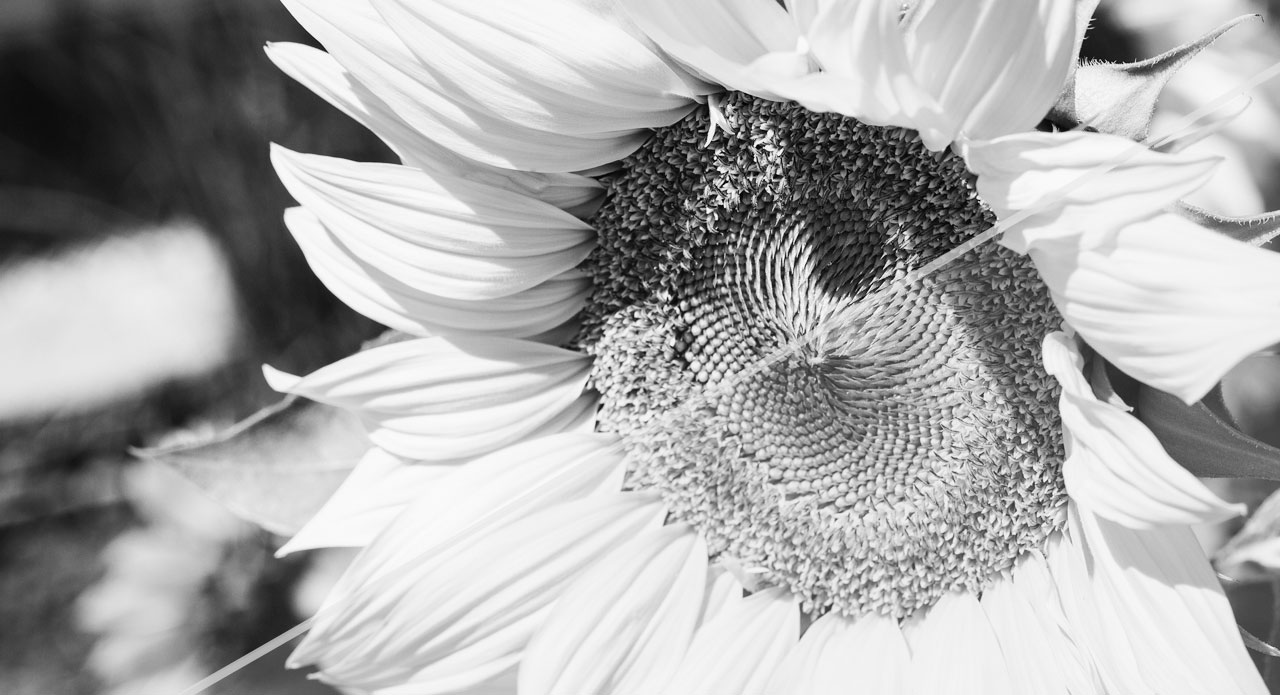
#> input picture ImagenesDePrueva/girasol.jpg, 1280 x 695 px
$ python -i morfologia.py   (imports and definitions only)
#> lines starting #> are read from the running program, lines starting #| are printed output that depends on the picture
#> further down, picture is the input picture: PIL image 1280x695 RGB; min 0, max 255, mean 170.2
from PIL import  ImageOps, ImageFilter, ImageChops
"""Hecho por:
Kenneth Kael Mendoza Pliego
José Daniel Pérez Mejía"""

def binarizar(img):
    return img.convert('L')

def erosion(img):
    binarizada = binarizar(img)
    return binarizada.filter(ImageFilter.MinFilter(3))

def dilatacion(img):
    binarizada = binarizar(img)
    return binarizada.filter(ImageFilter.MaxFilter(3))

def apertura(img):
    binarizada = binarizar(img)
    return binarizada.filter(ImageFilter.MinFilter(3)).filter(ImageFilter.MaxFilter(3))

def clausura(img):
    binarizada = binarizar(img)
    return binarizada.filter(ImageFilter.MaxFilter(3)).filter(ImageFilter.MinFilter(3))

def polarizar(img):
    binarizada = binarizar(img)
    return ImageOps.invert(binarizada)

def eliminarRuido(img):
    binarizada = binarizar(img)
    #Clausura
    binarizada = binarizada.filter(ImageFilter.MaxFilter(3))
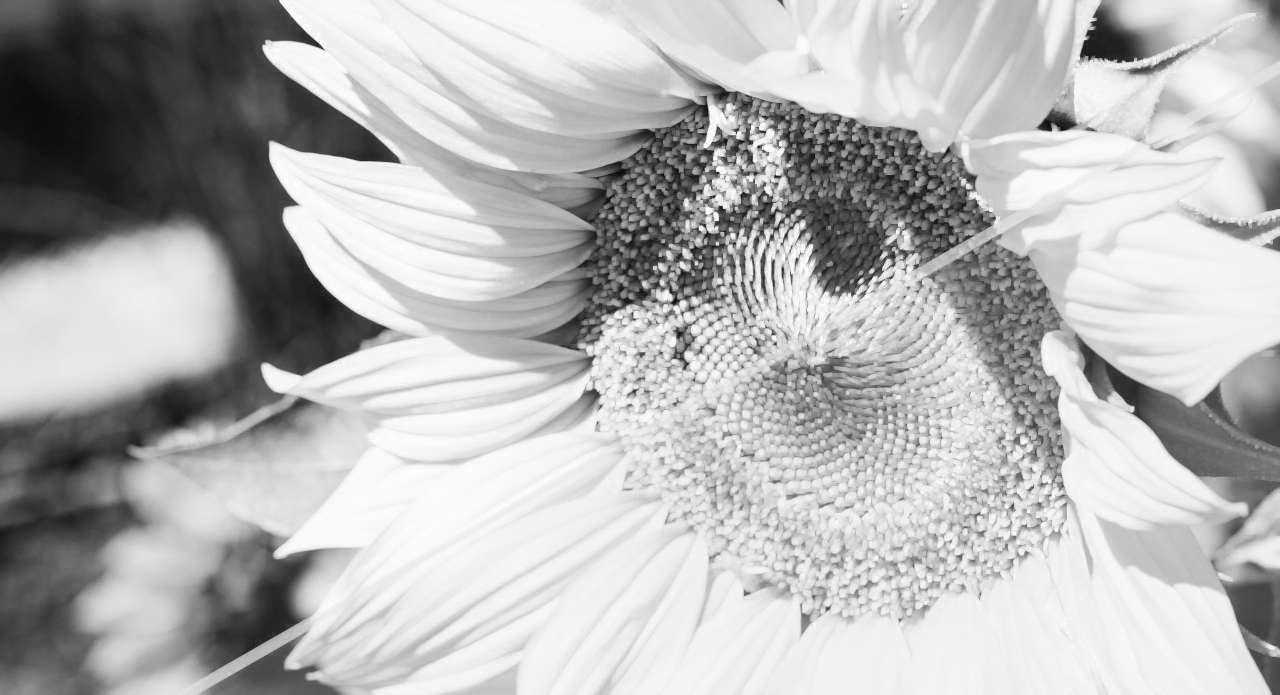
#> binarizada: PIL image 1280x695 L; min 12, max 255, mean 180.7
    binarizada = binarizada.filter(ImageFilter.MinFilter(3))
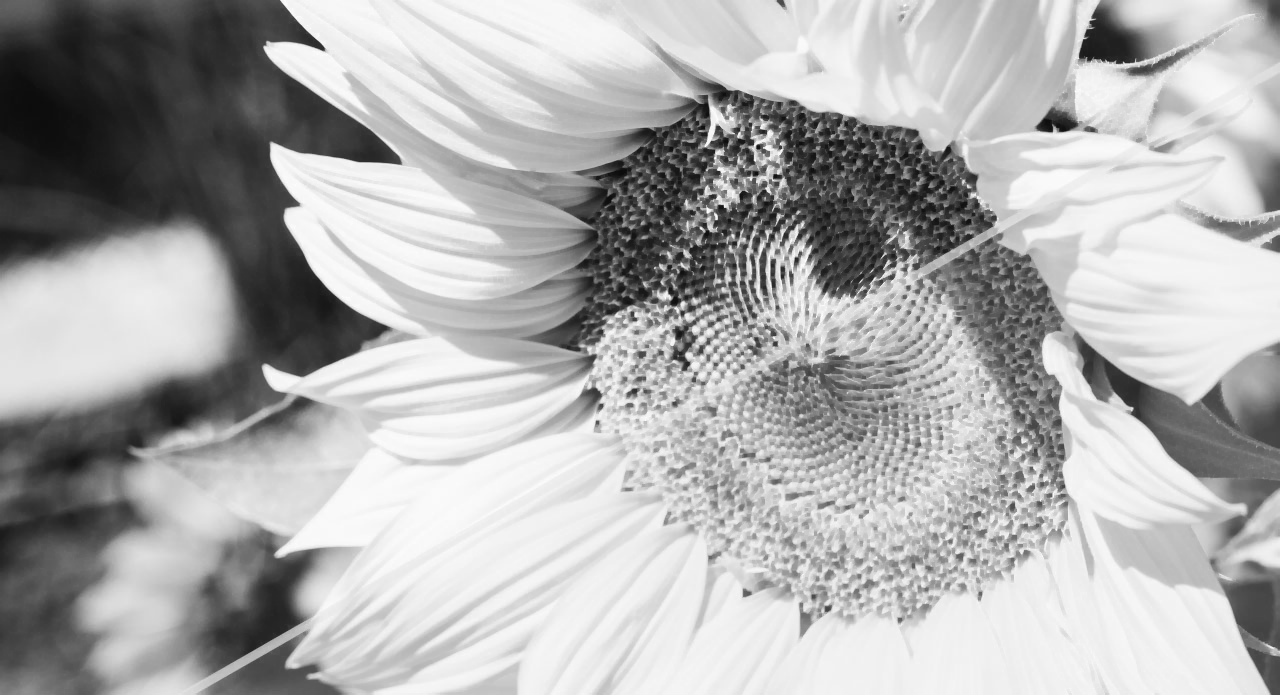
#> binarizada: PIL image 1280x695 L; min 12, max 255, mean 173.1

    #Apertura
    binarizada = binarizada.filter(ImageFilter.MinFilter(3))
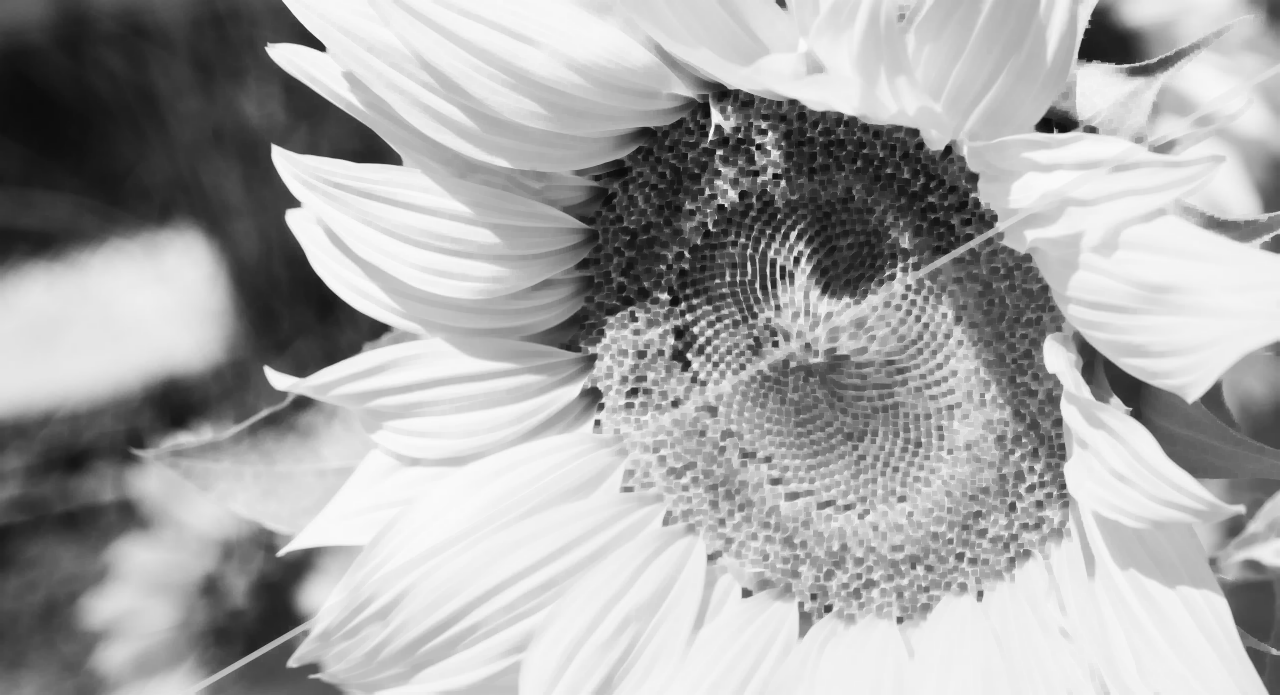
#> binarizada: PIL image 1280x695 L; min 12, max 251, mean 166
    binarizada = binarizada.filter(ImageFilter.MaxFilter(3))

    return binarizada

def resaltarBordes(img):
    binarizada = binarizar(img)
    dilatacion = binarizada.filter(ImageFilter.MaxFilter(3))
    erosion = binarizada.filter(ImageFilter.MinFilter(3))
    gradiente = ImageChops.subtract(dilatacion, erosion)
    return gradiente


>>> from PIL import Image
>>> picture = Image.open('../ImagenesDePrueva/girasol.jpg')
>>> result = eliminarRuido(picture)

$ run again, on ImagenesDePrueva/rosa.jpg
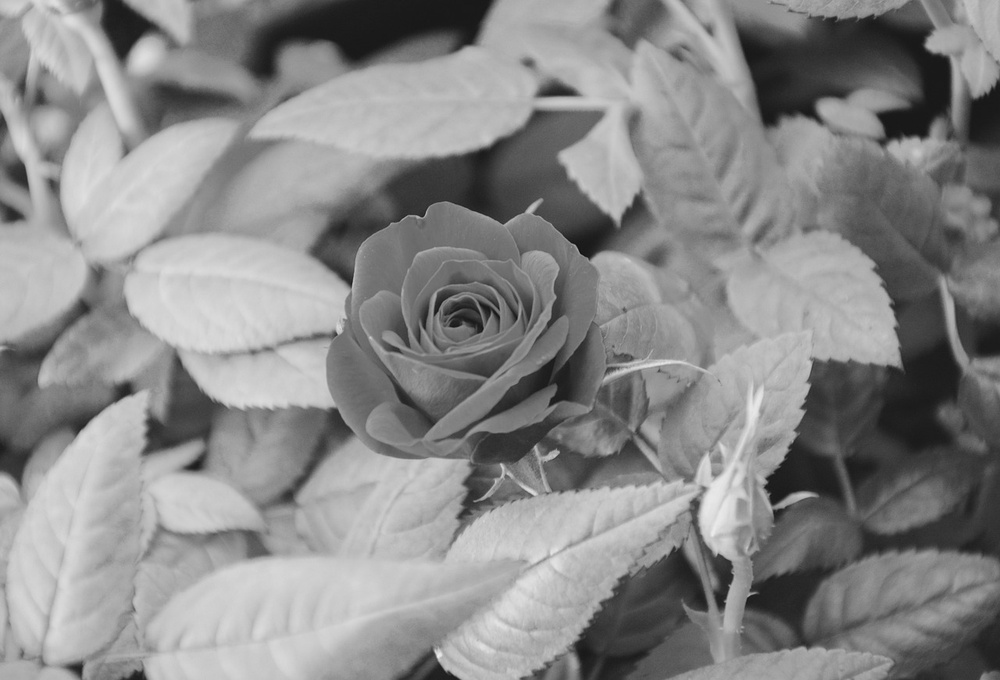
#> input picture ImagenesDePrueva/rosa.jpg, 1000 x 680 px, shrunk from 1280 x 870 before the run
#> picture is the input picture: PIL image 1000x680 RGB; min 14, max 239, mean 136.4
#> in eliminarRuido, `binarizada = binarizada.filter(ImageFilter.MaxFilter(3))`:
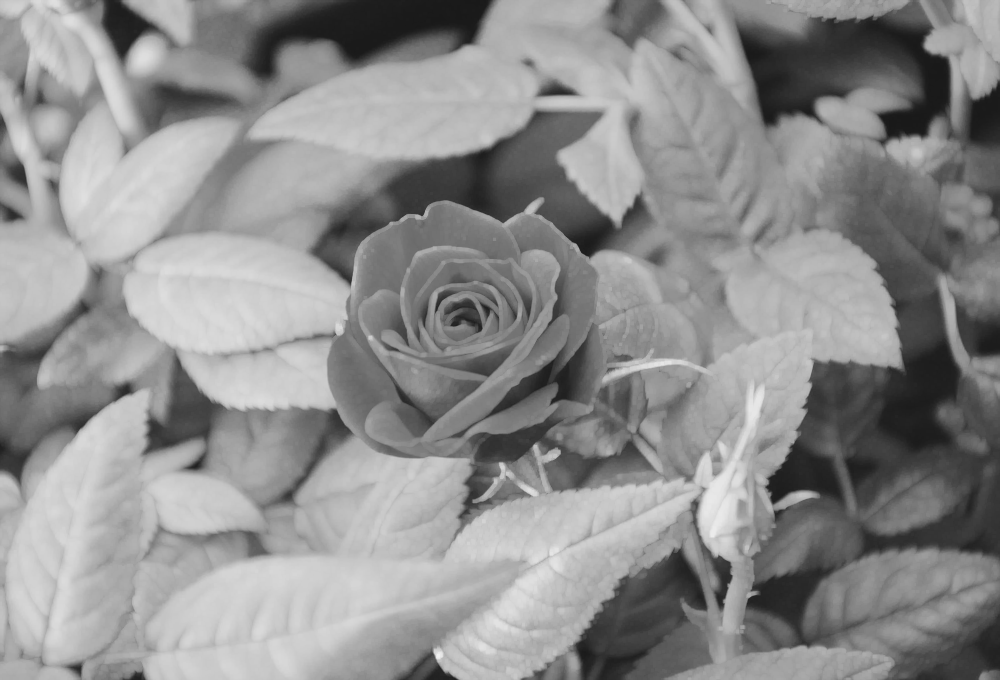
#> binarizada: PIL image 1000x680 L; min 25, max 239, mean 141.6
#> in eliminarRuido, `binarizada = binarizada.filter(ImageFilter.MinFilter(3))`:
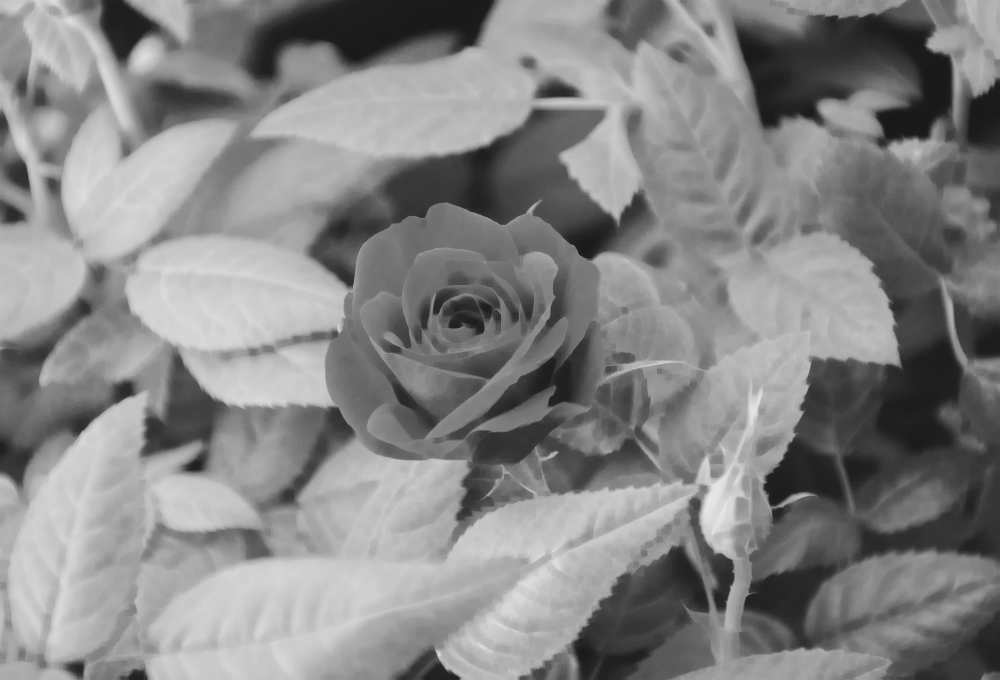
#> binarizada: PIL image 1000x680 L; min 25, max 232, mean 133.1
